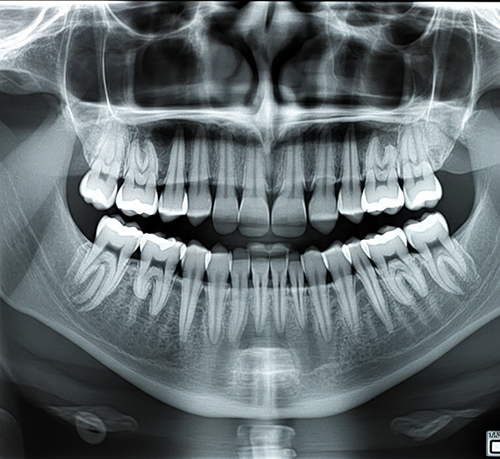
#> input picture data/Xray.png, 500 x 459 px
$ jupyter execute task3_edges.ipynb   (older library calls are emulated)
#> lines starting #> are read from the running program, lines starting #| are printed output that depends on the picture
[cell 1]
import cv2
import numpy as np
import matplotlib.pyplot as plt

gray = cv2.imread("../data/Xray.png", cv2.IMREAD_GRAYSCALE)
#> gray: shape (459, 500); min 0, max 255, mean 105.9
if gray is None:
    raise FileNotFoundError("data/Xray.png not found")
print("Shape:", gray.shape)
#| Shape: (459, 500)

plt.figure(figsize=(8, 10))
plt.imshow(gray, cmap="gray")
plt.title("Original grayscale")
plt.axis("off")
plt.show()

[cell 2]
gaussian = cv2.GaussianBlur(gray, (5, 5), 0)
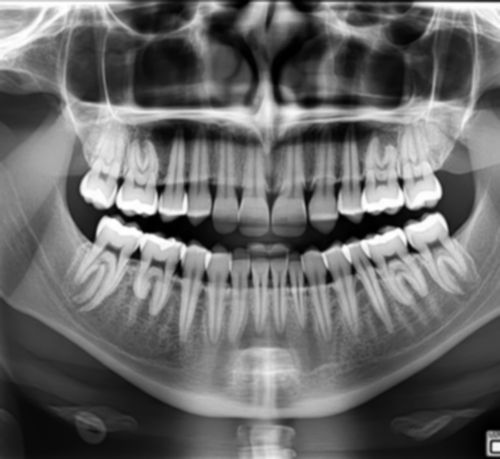
#> gaussian: shape (459, 500); min 0, max 255, mean 105.9
median   = cv2.medianBlur(gray, 5)

fig, axes = plt.subplots(1, 3, figsize=(15, 6))
axes[0].imshow(gray, cmap="gray");     axes[0].set_title("Original")
axes[1].imshow(gaussian, cmap="gray"); axes[1].set_title("Gaussian Blur")
axes[2].imshow(median, cmap="gray");   axes[2].set_title("Median Blur")
for ax in axes: ax.axis("off")
plt.tight_layout()
plt.show()
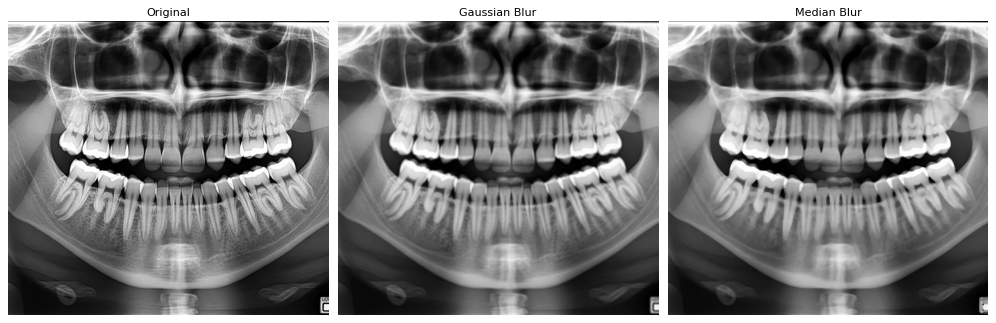
#> figure drawn by matplotlib, 3 panels

[cell 3]
sobel_x = cv2.Sobel(gaussian, cv2.CV_64F, 1, 0, ksize=3)
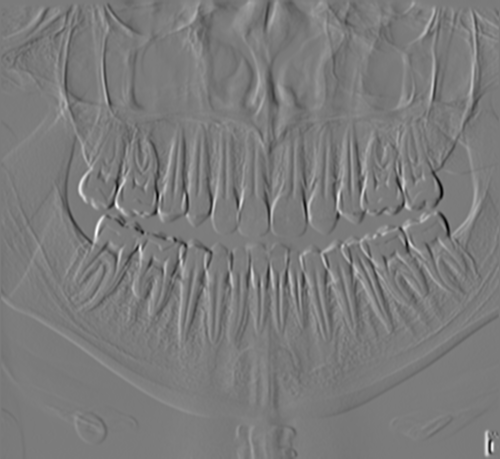
#> sobel_x: shape (459, 500) float64; min -561, max 596, mean 0.2; drawn with min black and max white
sobel_y = cv2.Sobel(gaussian, cv2.CV_64F, 0, 1, ksize=3)
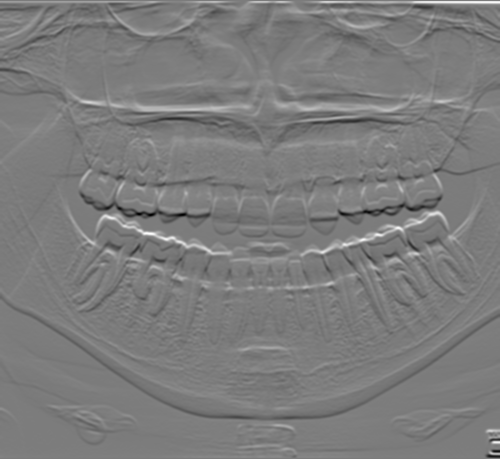
#> sobel_y: shape (459, 500) float64; min -597, max 623, mean -0.6; drawn with min black and max white
sobel_mag = np.uint8(np.clip(np.sqrt(sobel_x**2 + sobel_y**2), 0, 255))
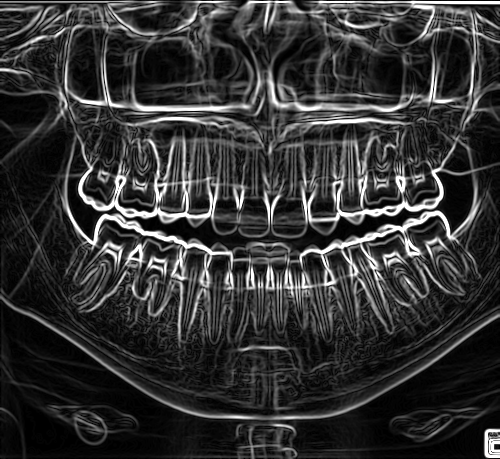
#> sobel_mag: shape (459, 500); min 0, max 255, mean 51.9

fig, axes = plt.subplots(1, 3, figsize=(15, 6))
axes[0].imshow(np.uint8(np.clip(np.abs(sobel_x), 0, 255)), cmap="gray"); axes[0].set_title("Sobel X")
axes[1].imshow(np.uint8(np.clip(np.abs(sobel_y), 0, 255)), cmap="gray"); axes[1].set_title("Sobel Y")
axes[2].imshow(sobel_mag, cmap="gray");                                   axes[2].set_title("Gradient Magnitude")
for ax in axes: ax.axis("off")
plt.tight_layout()
plt.show()
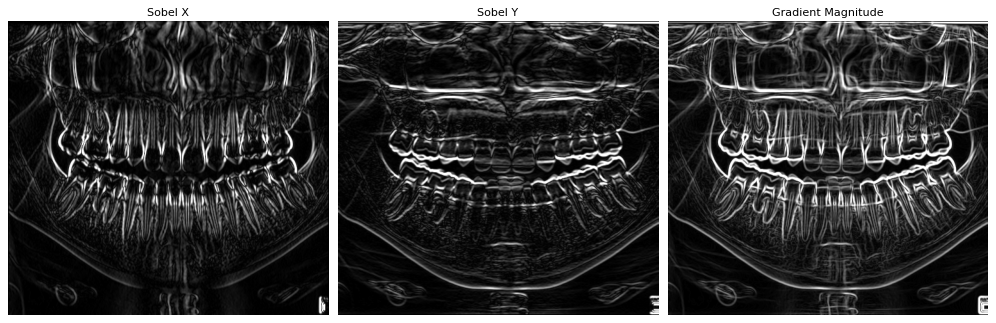
#> figure drawn by matplotlib, 3 panels

[cell 4]
canny_gauss  = cv2.Canny(gaussian, 50, 150)
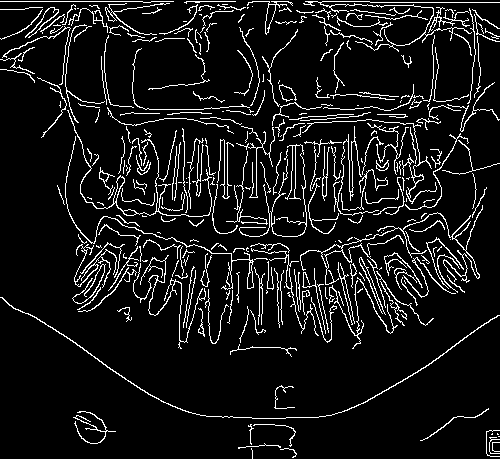
#> canny_gauss: shape (459, 500); 8.8% white in thin lines or dots
canny_median = cv2.Canny(median, 50, 150)
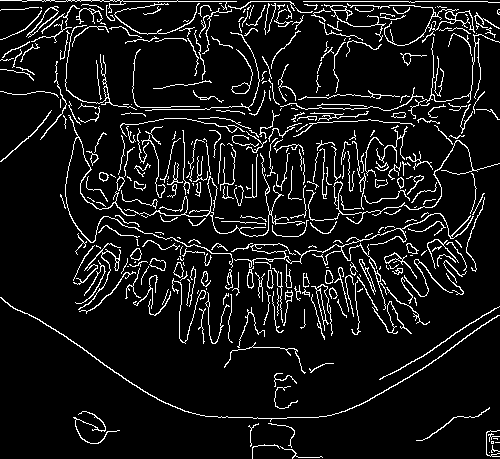
#> canny_median: shape (459, 500); 8.7% white in thin lines or dots

fig, axes = plt.subplots(1, 2, figsize=(14, 8))
axes[0].imshow(canny_gauss,  cmap="gray"); axes[0].set_title("Canny after Gaussian")
axes[1].imshow(canny_median, cmap="gray"); axes[1].set_title("Canny after Median")
for ax in axes: ax.axis("off")
plt.tight_layout()
plt.show()

[cell 5]
def edge_density(e): return np.count_nonzero(e) / e.size * 100

print(f"Sobel edge density:              {edge_density(sobel_mag):.2f}%")
#| Sobel edge density:              98.62%
print(f"Canny (Gaussian) edge density:   {edge_density(canny_gauss):.2f}%")
#| Canny (Gaussian) edge density:   8.76%
print(f"Canny (Median) edge density:     {edge_density(canny_median):.2f}%")
#| Canny (Median) edge density:     8.70%

fig, axes = plt.subplots(2, 3, figsize=(15, 10))
titles = ["Original", "Gaussian Blur", "Median Blur",
          "Sobel Magnitude", "Canny (Gaussian)", "Canny (Median)"]
images = [gray, gaussian, median, sobel_mag, canny_gauss, canny_median]
for ax, title, im in zip(axes.flat, titles, images):
    ax.imshow(im, cmap="gray"); ax.set_title(title); ax.axis("off")
#> this loop made 6 passes
#> title on passes 1 to 6: 'Original', 'Gaussian Blur', 'Median Blur', 'Sobel Magnitude', 'Canny (Gaussian)', 'Canny (Median)'
plt.tight_layout()
plt.savefig("../outputs/task3_edges.png", dpi=150)
plt.show()

$ run again, with data/pexels-cottonbro-6502019.jpg saved as data/Xray.png
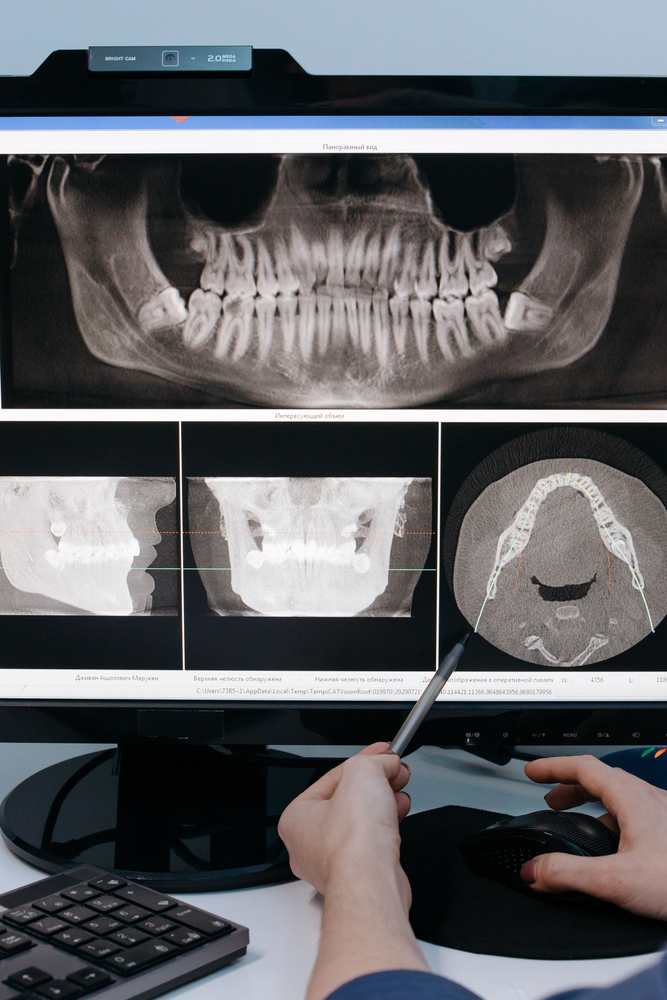
#> input picture data/pexels-cottonbro-6502019.jpg, 667 x 1000 px, shrunk from 3469 x 5204 before the run
#| Shape: (1000, 667)
#> `canny_gauss  = cv2.Canny(gaussian, 50, 150)`:
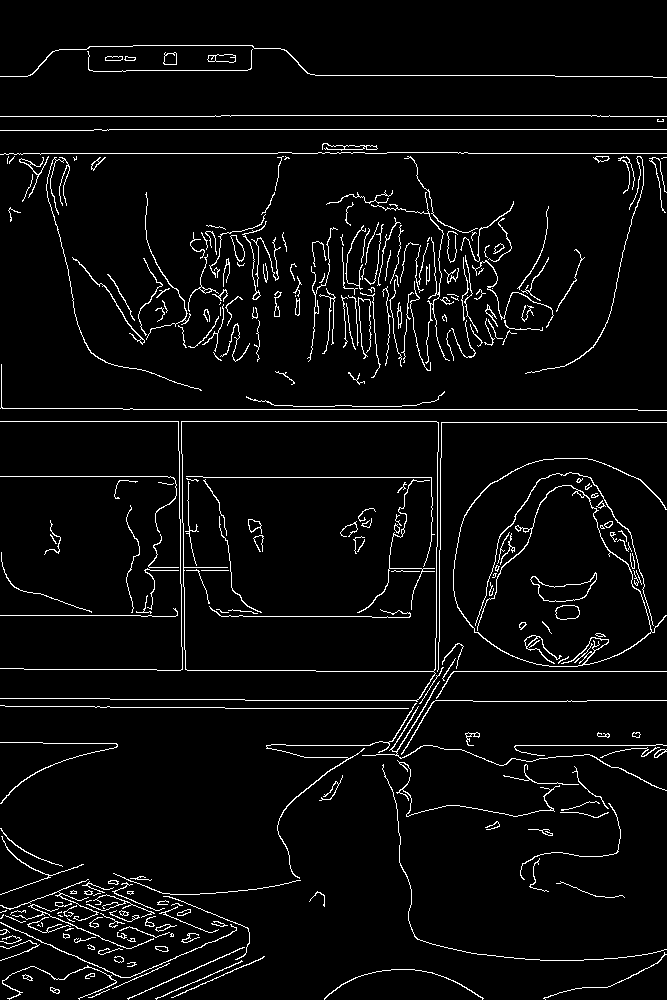
#> canny_gauss: shape (1000, 667); 4.4% white in thin lines or dots
#> `canny_median = cv2.Canny(median, 50, 150)`:
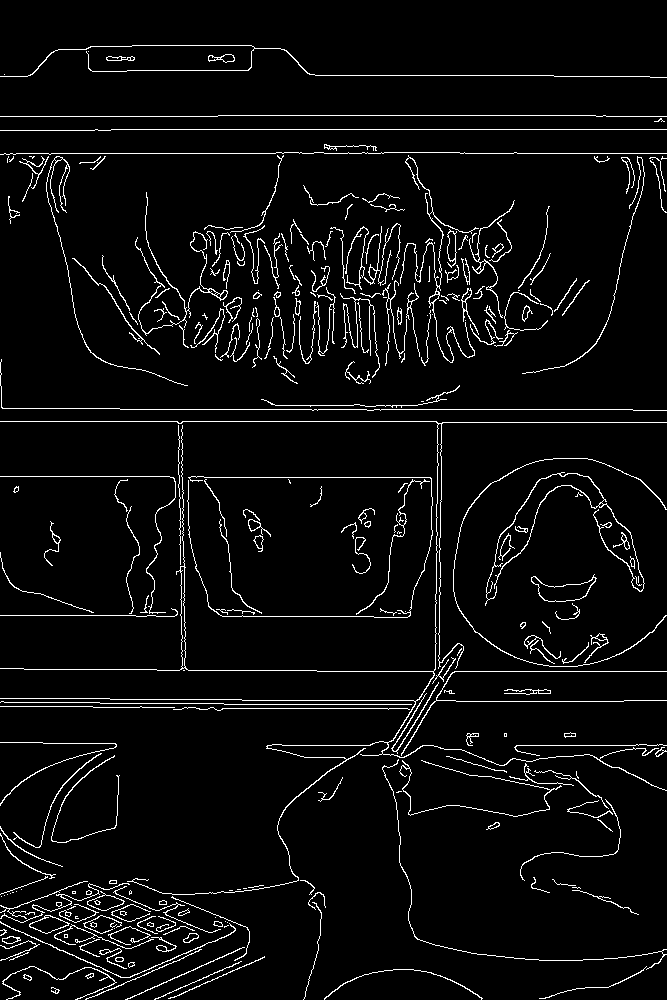
#> canny_median: shape (1000, 667); 4.7% white in thin lines or dots
#| Sobel edge density:              90.00%
#| Canny (Gaussian) edge density:   4.40%
#| Canny (Median) edge density:     4.66%
#> the loop `for ax, title, im in zip(axes.flat, titles, images):` made 6 passes
#> title on passes 1 to 6: 'Original', 'Gaussian Blur', 'Median Blur', 'Sobel Magnitude', 'Canny (Gaussian)', 'Canny (Median)'

$ run again, with data/pexels-optical-chemist-340351297-35803219.jpg saved as data/Xray.png
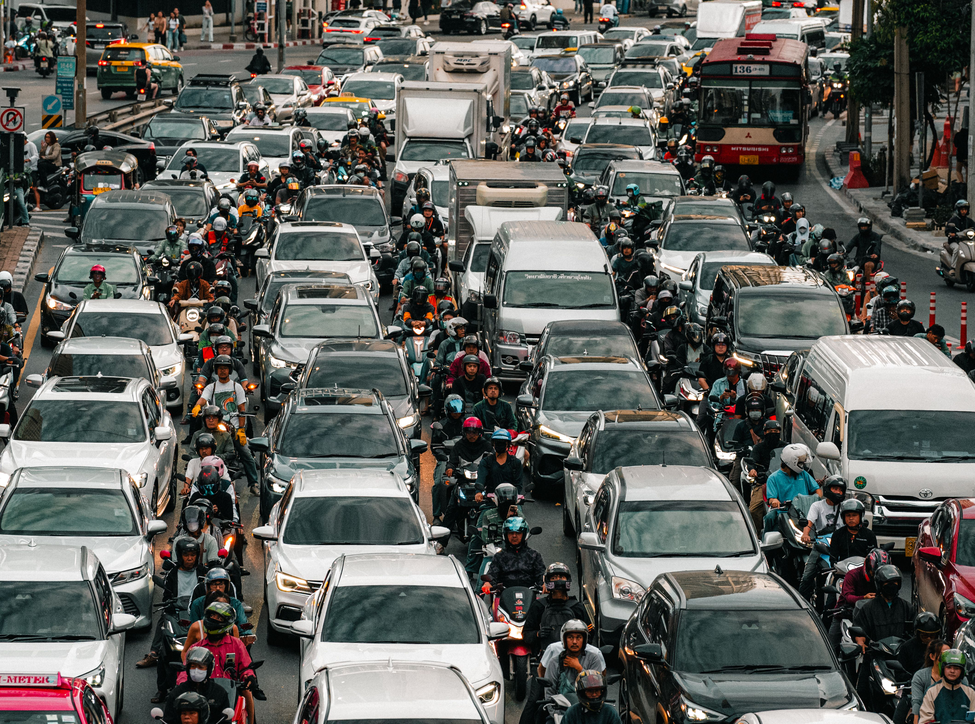
#> input picture data/pexels-optical-chemist-340351297-35803219.jpg, 975 x 724 px, shrunk from 4237 x 3144 before the run
#| Shape: (724, 975)
#> `canny_gauss  = cv2.Canny(gaussian, 50, 150)`:
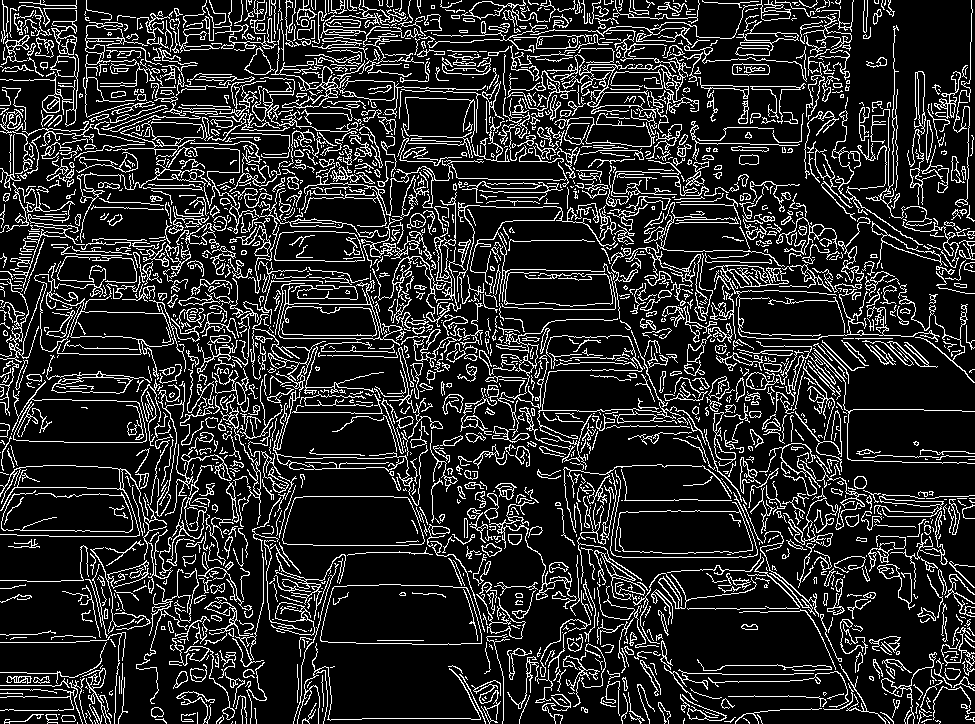
#> canny_gauss: shape (724, 975); 16.2% white in thin lines or dots
#> `canny_median = cv2.Canny(median, 50, 150)`:
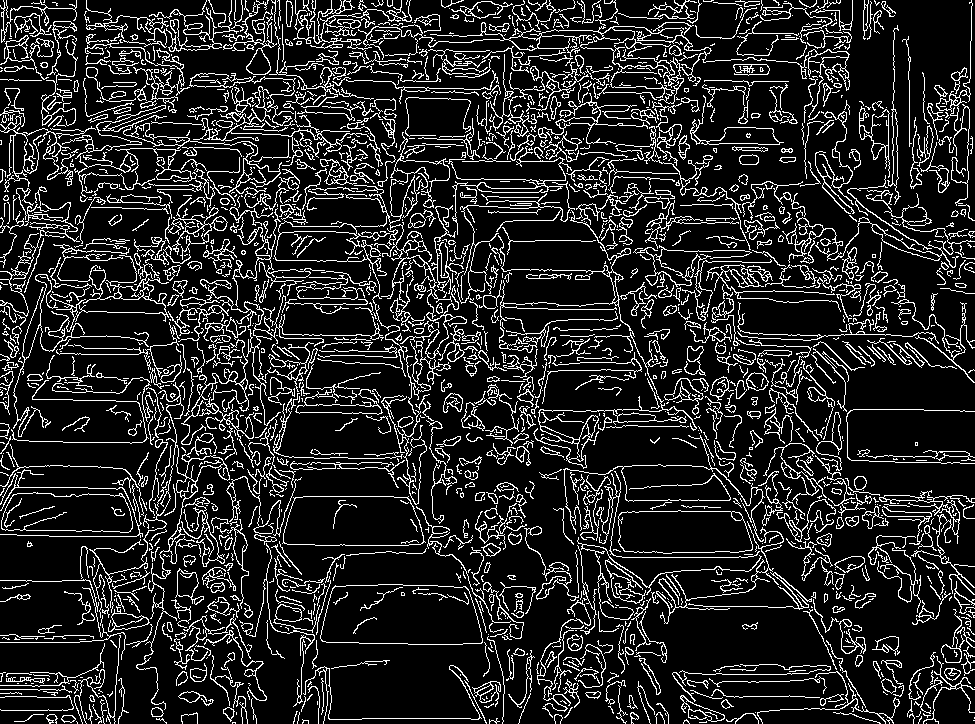
#> canny_median: shape (724, 975); 14.8% white in thin lines or dots
#| Sobel edge density:              99.58%
#| Canny (Gaussian) edge density:   16.19%
#| Canny (Median) edge density:     14.82%
#> the loop `for ax, title, im in zip(axes.flat, titles, images):` made 6 passes
#> title on passes 1 to 6: 'Original', 'Gaussian Blur', 'Median Blur', 'Sobel Magnitude', 'Canny (Gaussian)', 'Canny (Median)'
